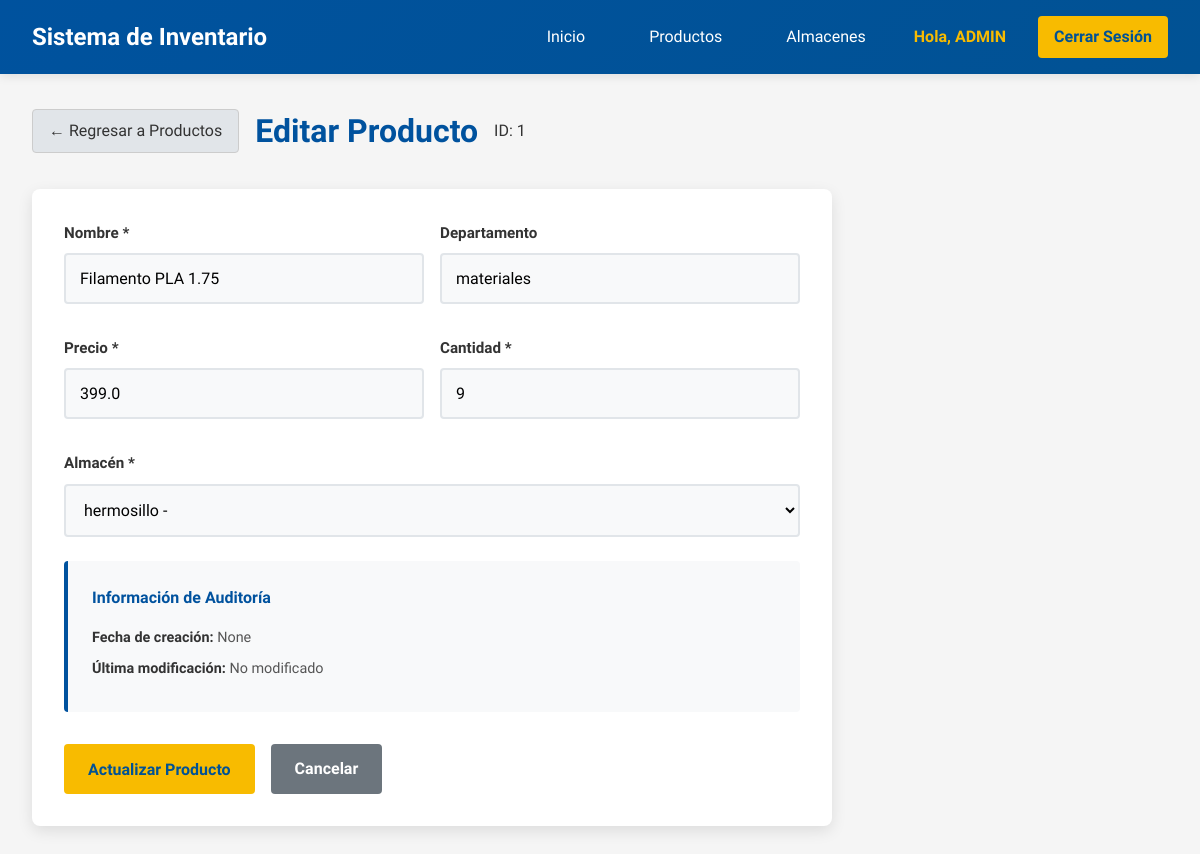
/editar_producto/1 (signed in), run on the app's committed database.
### tables this page shows
CREATE TABLE almacenes (
    id INTEGER PRIMARY KEY,
    nombre TEXT NOT NULL
, fecha_hora_ultima_modificacion DATETIME, ultimo_usuario_en_modificar TEXT, fecha_hora_creacion DATETIME);

CREATE TABLE "productos" (
	"id"	INTEGER NOT NULL,
	"nombre"	TEXT NOT NULL,
	"precio"	REAL NOT NULL,
	"cantidad"	INTEGER NOT NULL,
	"departamento"	TEXT NOT NULL, almacen INTEGER, fecha_hora_ultima_modificacion DATETIME, ultimo_usuario_en_modificar TEXT, fecha_hora_creacion DATETIME,
	PRIMARY KEY("id")
);

### app.py (the view, shortened to what this page needs)
@app.route('/editar_producto/<int:id>', methods=['GET', 'POST'])
def editar_producto(id):
    if 'usuario_id' not in session:
        return redirect(url_for('login'))
    if session['usuario_rol'] not in ['ADMIN', 'PRODUCTOS']:
        flash('No tienes permisos para esta acción', 'error')
        return redirect(url_for('productos'))
    conn = get_db_connection()
    producto = conn.execute('SELECT * FROM productos WHERE id = ?', (id,)).fetchone()
    almacenes = conn.execute('SELECT * FROM almacenes ORDER BY nombre').fetchall()
    conn.close()
    if not producto:
        flash('Producto no encontrado', 'error')
        return redirect(url_for('productos'))
    return render_template('editar_producto.html', producto=producto, almacenes=almacenes)

### app.py (called while the page is built)
def get_db_connection():
    conn = sqlite3.connect(DATABASE)
    conn.row_factory = sqlite3.Row
    return conn

### templates/editar_producto.html (shortened to what this page needs)
{% extends "base.html" %}
{% block content %}
<div class="container">
    <div class="page-header">
        <a href="{{ url_for('productos') }}" class="btn btn-back">
            ← Regresar a Productos
        </a>
        <h1>Editar Producto</h1>
        <p class="producto-id">ID: {{ producto.id }}</p>
    </div>
    <div class="form-container">
        <form method="POST" class="product-form">
            <div class="form-row">
                <div class="form-group">
                    <label for="nombre">Nombre *</label>
                    <input type="text" id="nombre" name="nombre" class="form-input"
                           value="{{ producto.nombre }}" required>
                </div>
                <div class="form-group">
                    <label for="departamento">Departamento</label>
                    <input type="text" id="departamento" name="departamento" class="form-input"
                           value="{{ producto.departamento or '' }}"
                           placeholder="Ej: Electrónicos, Ropa, Hogar">
                </div>
            </div>
            <div class="form-row">
                <div class="form-group">
                    <label for="precio">Precio *</label>
                    <input type="number" id="precio" name="precio" class="form-input"
                           value="{{ producto.precio }}" step="0.01" min="0" required>
                </div>
                <div class="form-group">
                    <label for="cantidad">Cantidad *</label>
                    <input type="number" id="cantidad" name="cantidad" class="form-input"
                           value="{{ producto.cantidad }}" min="0" required>
                </div>
            </div>
            <div class="form-group">
                <label for="almacen">Almacén *</label>
                <select id="almacen" name="almacen" class="form-input" required>
                    {% for almacen in almacenes %}
                    <option value="{{ almacen.id }}"
                            {% if almacen.id == producto.almacen %}selected{% endif %}>
                        {{ almacen.nombre }} - {{ almacen.ubicacion }}
                    </option>
                    {% endfor %}
                </select>
            </div>
            <div class="audit-info">
                <h4>Información de Auditoría</h4>
                <div class="audit-details">
                    <p><strong>Fecha de creación:</strong> {{ producto.fecha_hora_creacion }}</p>
                    {% if producto.fecha_hora_ultima_modificacion %}
                    <p><strong>Última modificación:</strong> {{ producto.fecha_hora_ultima_modificacion }}</p>
                    <p><strong>Último usuario en modificar:</strong> {{ producto.ultimo_usuario_en_modificar }}</p>
                    {% else %}
                    <p><strong>Última modificación:</strong> No modificado</p>
                    {% endif %}
                </div>
            </div>
            <div class="form-actions">
                <button type="submit" class="btn btn-success">Actualizar Producto</button>
                <a href="{{ url_for('productos') }}" class="btn btn-secondary">Cancelar</a>
            </div>
        </form>
    </div>
</div>
{% endblock %}

### templates/base.html (shortened to what this page needs)
<!DOCTYPE html>
<html lang="es">
<head>
    <link rel="stylesheet" href="{{ url_for('static', filename='css/style.css') }}">
</head>
<body>
    {% if session.usuario_nombre %}
    <nav class="navbar">
        <div class="nav-container">
            <div class="nav-logo">
                <span>Sistema de Inventario</span>
            </div>
            <div class="nav-menu">
                <a href="{{ url_for('index') }}" class="nav-link">Inicio</a>
                <a href="{{ url_for('productos') }}" class="nav-link">Productos</a>
                <a href="{{ url_for('almacenes') }}" class="nav-link">Almacenes</a>
                <span class="nav-user">Hola, {{ session.usuario_nombre }}</span>
                <a href="{{ url_for('logout') }}" class="nav-link logout">Cerrar Sesión</a>
            </div>
        </div>
    </nav>
    {% endif %}
    <main class="main-content">
        {% block content %}{% endblock %}
    </main>
</body>
</html>

### static/css/style.css (style rules this page uses)
* { margin: 0; padding: 0; box-sizing: border-box; font-family: 'Segoe UI', Tahoma, Geneva, Verdana, sans-serif; }
:root { --azul-unison: #00529e; --azul-oscuro: #015294; --dorado-unison: #f8bb00; --dorado-oscuro: #d99e30; --gris-claro: #f5f5f5; --gris-medio: #e1e5e9; --gris-oscuro: #333333; --blanco: #ffffff; --error: #dc3545; --exito: #28a745; }
body { font-family: 'Segoe UI', Tahoma, Geneva, Verdana, sans-serif; background-color: var(--gris-claro); color: var(--gris-oscuro); line-height: 1.6; }
.container { max-width: 1200px; margin: 0 auto; padding: 0 2rem; }
.navbar { background: linear-gradient(135deg, var(--azul-unison), var(--azul-oscuro)); padding: 1rem 0; box-shadow: 0 2px 10px rgba(0,0,0,0.1); position: sticky; top: 0; z-index: 1000; }
.nav-container { max-width: 1200px; margin: 0 auto; display: flex; justify-content: space-between; align-items: center; padding: 0 2rem; }
.nav-logo span { color: var(--blanco); font-size: 1.5rem; font-weight: 600; font-family: 'Segoe UI', Tahoma, Geneva, Verdana, sans-serif; }
.nav-menu { display: flex; align-items: center; gap: 2rem; }
.nav-link { color: var(--blanco); text-decoration: none; padding: 0.5rem 1rem; border-radius: 4px; transition: background-color 0.3s; font-weight: 500; font-family: 'Segoe UI', Tahoma, Geneva, Verdana, sans-serif; }
.nav-user { color: var(--dorado-unison); font-weight: 600; font-family: 'Segoe UI', Tahoma, Geneva, Verdana, sans-serif; }
.logout { background-color: var(--dorado-unison); color: var(--azul-oscuro); font-weight: 600; border-radius: 4px; font-family: 'Segoe UI', Tahoma, Geneva, Verdana, sans-serif; }
.form-group { margin-bottom: 1.5rem; }
.form-group label { display: block; margin-bottom: 0.5rem; color: var(--gris-oscuro); font-weight: 600; font-size: 0.95rem; font-family: 'Segoe UI', Tahoma, Geneva, Verdana, sans-serif; }
.form-input { width: 100%; padding: 0.875rem; border: 2px solid var(--gris-medio); border-radius: 4px; font-size: 1rem; transition: all 0.3s ease; background-color: #f8f9fa; font-family: 'Segoe UI', Tahoma, Geneva, Verdana, sans-serif; }
.main-content { min-height: calc(100vh - 80px); padding: 2rem 0; }
.btn { padding: 0.75rem 1.5rem; border: none; border-radius: 4px; font-size: 1rem; font-weight: 600; cursor: pointer; transition: all 0.3s; text-decoration: none; display: inline-block; text-align: center; font-family: 'Segoe UI', Tahoma, Geneva, Verdana, sans-serif; }
.btn-success { background-color: var(--dorado-unison); color: var(--azul-oscuro); font-weight: 600; }
.btn-secondary { background-color: #6c757d; color: var(--blanco); }
.form-container { background: var(--blanco); padding: 2rem; border-radius: 8px; box-shadow: 0 5px 15px rgba(0,0,0,0.1); margin: 2rem 0; max-width: 800px; }
.form-row { display: flex; gap: 1rem; margin-bottom: 1rem; flex-wrap: wrap; }
.form-row .form-group { flex: 1; min-width: 250px; margin-bottom: 1rem; }
.form-actions { display: flex; gap: 1rem; margin-top: 2rem; flex-wrap: wrap; }
.product-form, .almacen-form { width: 100%; }
.page-header { display: flex; align-items: center; gap: 1rem; margin-bottom: 2rem; }
.page-header h1 { margin: 0; color: var(--azul-unison); font-family: 'Segoe UI', Tahoma, Geneva, Verdana, sans-serif; }
.btn-back { padding: 0.5rem 1rem; background-color: var(--gris-medio); color: var(--gris-oscuro); text-decoration: none; border-radius: 4px; font-weight: 500; transition: all 0.3s ease; border: 1px solid #ccc; font-family: 'Segoe UI', Tahoma, Geneva, Verdana, sans-serif; }
.audit-info { background: #f8f9fa; padding: 1.5rem; border-radius: 4px; margin: 1.5rem 0; border-left: 4px solid var(--azul-unison); }
.audit-info h4 { color: var(--azul-unison); margin-bottom: 1rem; font-size: 1rem; font-weight: 600; font-family: 'Segoe UI', Tahoma, Geneva, Verdana, sans-serif; }
.audit-details p { margin: 0.5rem 0; font-size: 0.9rem; color: #555; font-family: 'Segoe UI', Tahoma, Geneva, Verdana, sans-serif; }
.audit-details strong { color: #333; }
.form-input::placeholder { color: #999; font-size: 0.9rem; font-family: 'Segoe UI', Tahoma, Geneva, Verdana, sans-serif; }
input[type="text"], input[type="password"], input[type="email"], input[type="number"], input[type="tel"], input[type="url"], input[type="search"], input[type="date"], input[type="datetime-local"], input[type="month"], input[type="week"], input[type="time"], textarea, select { border-radius: 4px; font-family: 'Segoe UI', Tahoma, Geneva, Verdana, sans-serif; }

### data on the page
almacenes: usuario_nombre "ADMIN"
productos: id "1", nombre "Filamento PLA 1.75", departamento "materiales", precio "399.0", cantidad "9", almacen "hermosillo -"

### other printed values
{{ producto.fecha_hora_creacion }} "None"
